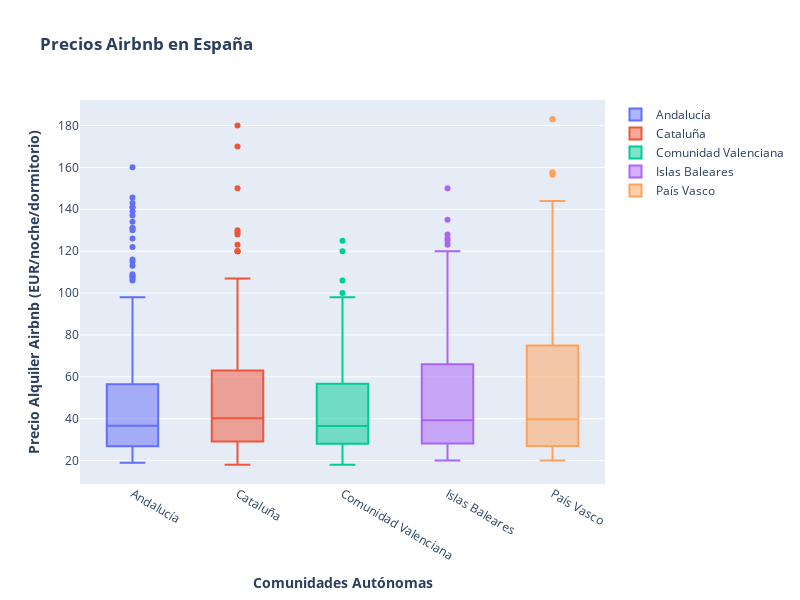

The notebook cell saved with this chart:
### Code cell
# Quitamos los outliers cuyo precios son > 200 - Plotly

andalucia = go.Box(y=pricing_es[(pricing_es["price per night per bedroom"] < 200) & 
                                (pricing_es["state"] == "Andalucía")]["price per night per bedroom"],
                   name='Andalucía')

catalunya = go.Box(y=pricing_es[(pricing_es["price per night per bedroom"] < 200) & 
                                (pricing_es["state"] == "Cataluña")]["price per night per bedroom"],
                   name='Cataluña')

valencia = go.Box(y=pricing_es[(pricing_es["price per night per bedroom"] < 200) & 
                                (pricing_es["state"] == "Comunidad Valenciana")]["price per night per bedroom"],
                   name='Comunidad Valenciana')

baleares = go.Box(y=pricing_es[(pricing_es["price per night per bedroom"] < 200) & 
                                (pricing_es["state"] == "Islas Baleares")]["price per night per bedroom"],
                   name='Islas Baleares')

euskadi = go.Box(y=pricing_es[(pricing_es["price per night per bedroom"] < 200) & 
                               (pricing_es["state"] == "País Vasco")]["price per night per bedroom"],
                 name='País Vasco')

data = [andalucia, catalunya, valencia, baleares, euskadi]

fig_4 = go.Figure(data=data)
fig_4.update_layout(title='<b>Precios Airbnb en España</b>',
                  xaxis_title='<b>Comunidades Autónomas</b>',
                  yaxis_title='<b>Precio Alquiler Airbnb (EUR/noche/dormitorio)</b>',
                  height=600, width=800)

fig_4.show()

### Figure 1 — Plotly figure (JSON) as saved in the notebook; plotly's stock layout.template omitted (floating-point values rounded to 4 significant figures; data arrays with more than 128 entries replaced by an {"elided": "..."} marker saying what was removed)
{"data": [{"name": "Andalucía", "type": "box", "y": {"elided": "199 float values"}}, {"name": "Cataluña", "type": "box", "y": {"elided": "198 float values"}}, {"name": "Comunidad Valenciana", "type": "box", "y": [100, 23.67, 47, 70, 23.5, 75, 29.1, 36.5, 18, 23, 21.67, 33, 70, 97, 52, 40, 30, 31.33, 40, 70, 41.67, 38, 106, 25, 24.33, 40, 29, 43.33, 38.67, 24, 58, 90, 25.71, 21, 58, 28, 30, 46, 30, 32, 42, 25, 55, 35, 33.33, 30, 52.5, 26, 34, 40, 32.6, 30.67, 22.88, 28.75, 52, 34, 56.67, 86, 30, 96, 28.67, 78, 70, 23.75, 120, 75, 65, 51, 22.33, 35, 24.5, 50, 50, 21.75, 89, 80, 98, 25.5, 23.33, 23.5, 31, 75.5, 20.5, 31, 47, 41, 125, 25, 36.5, 75.5, 69, 48.5, 39.5, 37.5, 25.5, 31.67, 23.5, 36]}, {"name": "Islas Baleares", "type": "box", "y": {"elided": "197 float values"}}, {"name": "País Vasco", "type": "box", "y": [89.5, 59.5, 31.67, 23.25, 23.33, 28.75, 36, 24.5, 21.8, 183, 183, 144, 91.67, 46.5, 46.5, 25, 85, 31.67, 23.75, 31.5, 68, 36.11, 40.5, 50, 55, 21.67, 80, 22.5, 157.5, 125, 53, 84.33, 156.5, 45, 84.5, 33, 29, 30, 94, 22, 35, 20, 21.5, 121, 124, 26.5, 22, 29.5, 21.5, 27, 35, 33.33, 33.33, 53.33, 26, 62.25, 37, 23.67, 59.75, 108, 81.17, 87.5, 50, 24.5, 45, 75, 75, 91.67, 75, 30.89, 55, 130, 28.33, 157.5, 39.38, 50, 29, 39, 27.25, 73, 60, 24, 47.75, 20, 40, 35, 28, 20.75, 22, 44, 20, 81.67, 44.62, 27]}], "layout": {"height": 600, "title": {"text": "<b>Precios Airbnb en España</b>"}, "width": 800, "xaxis": {"title": {"text": "<b>Comunidades Autónomas</b>"}}, "yaxis": {"title": {"text": "<b>Precio Alquiler Airbnb (EUR/noche/dormitorio)</b>"}}}}
